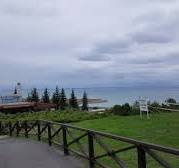
#> input picture goruntu_esikleme/foto1.jpg, 179 x 168 px
$ python goruntuesikleme.py
#> lines starting #> are read from the running program, lines starting #| are printed output that depends on the picture; after the words box and inside, x2 and y2 are one past the last pixel; in counts of white or black regions, pixels touching at a corner belong together
import cv2
import matplotlib.pyplot as plt


img=cv2.imread("foto1.jpg")
#> img is the input picture: shape (168, 179, 3); mean B, G, R 143.5, 137.3, 127.7
img=cv2.cvtColor(img,cv2.COLOR_BGR2GRAY)
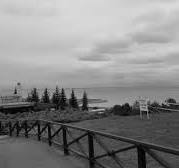
#> img: shape (168, 179); min 0, max 219, mean 135.1


#plt.figure()
plt.imshow(img,cmap="gray")
plt.axis("off")
plt.show()

#_ ile yazdığımız yer alt esik degeri döndürür
_,thresh_img=cv2.threshold(img,thresh=60,maxval=255,type=cv2.THRESH_BINARY)
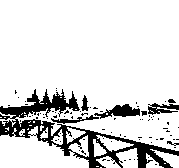
#> thresh_img: shape (168, 179); 85.8% white; 83 black regions (75 under 20 px), largest, box (x1, y1, x2, y2) and area: (0, 89, 179, 168) 3255, (94, 104, 140, 119) 331, (148, 103, 179, 115) 209
print(_)
#| 60.0

#plt.figure()
plt.imshow(thresh_img,cmap="gray")
plt.axis("off")
plt.show()

#daha kucuk alanlarda değisken thresh değeri ile daha iyi sonuçlar alabiliriz
thresh_img2=cv2.adaptiveThreshold(img, 255, cv2.ADAPTIVE_THRESH_MEAN_C, cv2.THRESH_BINARY,11,8)
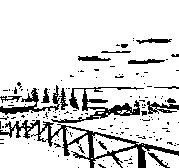
#> thresh_img2: shape (168, 179); 85.4% white; 157 black regions (139 under 20 px), largest, box (x1, y1, x2, y2) and area: (0, 120, 179, 168) 1555, (51, 87, 144, 123) 868, (0, 85, 60, 115) 457
plt.figure()
plt.imshow(thresh_img2, cmap="gray")
plt.axis("off")
plt.show()
